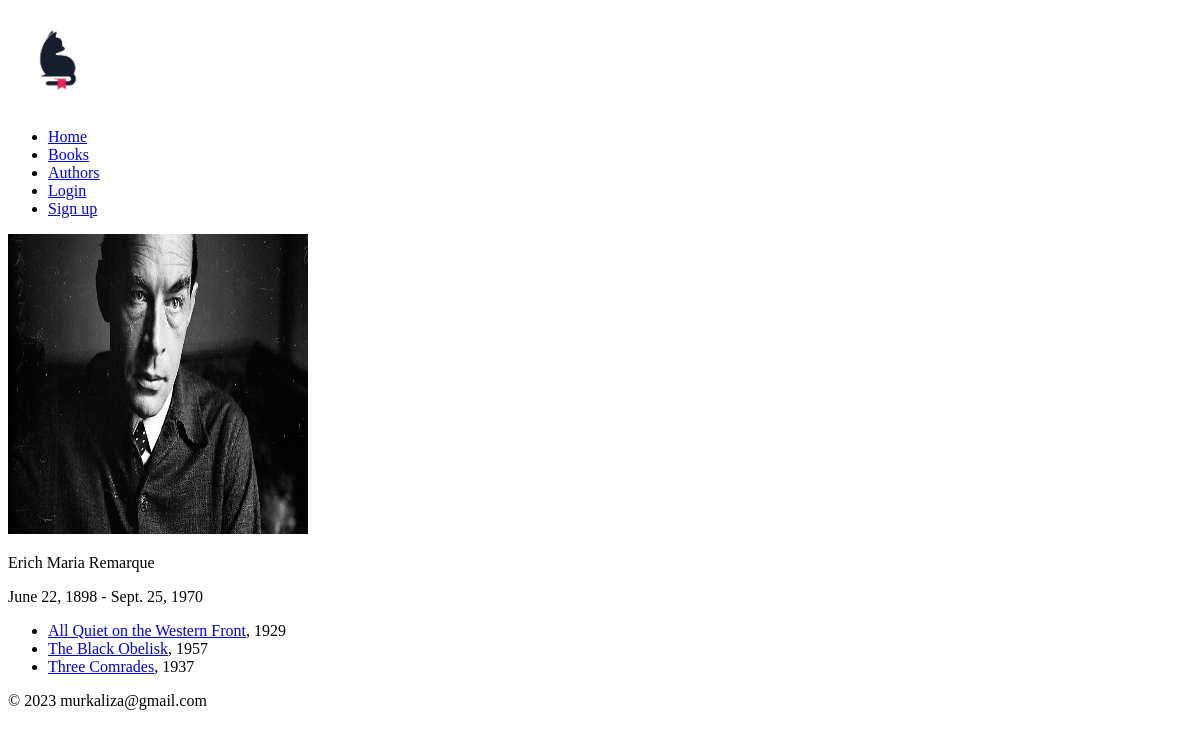
/authors/erich-maria-remarque, run on the app's committed database.
### authors/models.py (models this page shows, shortened)
class Author(BaseModel):
    slug = models.SlugField(max_length=250, unique=True)
    surname = models.CharField(max_length=250)
    name = models.CharField(max_length=250, blank=True)
    pen_name = models.CharField(max_length=250, blank=True)
    born = models.DateField(blank=True, null=True)
    died = models.DateField(blank=True, null=True)
    occupation = models.CharField(max_length=250, blank=True)
    citizenship = models.CharField(max_length=250, blank=True)
    biography = models.TextField(blank=True)
    class Meta:
        ordering = ['surname']
        indexes = [
            models.Index(fields=['surname']),
        ]

### books/models.py (models this page shows, shortened)
class Book(BaseModel):
    slug = models.SlugField(max_length=250, unique=True)
    title = models.CharField(max_length=250)
    finished = models.DateField(blank=True, null=True)
    author = models.ForeignKey(
        Author,
        on_delete=models.SET_NULL,
        blank=True, null=True,
        related_name='books'
    )
    class Meta:
        ordering = ['title']
        indexes = [
            models.Index(fields=['title']),
        ]

### authors/views.py (the view)
# urls.py: path('<slug:slug>', detail_view, name="detail"),
def detail_view(request, slug):
    template_name = 'authors/detail.html'
    author = Author.published.get(slug=slug)
    context = {
        'author': author,
    }
    return render(request, template_name, context)

### project/mixins/models.py (called while the page is built)
    def get_queryset(self):
        return super().get_queryset().filter(status=BaseModel.Status.PUBLISHED)

### templates/authors/detail.html (shortened to what this page needs)
{% extends 'index.html' %}
{% block content %}
<img class="author" src="/media/authors/placeholder.jpg" alt="placeholder" width="300" height="300">
<p>{{ author.name }} {{ author.surname }}</p>
{% if author.died is None %}
<p>{{ author.born }}</p>
{% else %}
<p>{{ author.born }} - {{ author.died }}</p>
{% endif %}
<ul>
{% for book in author.books.all %}
    <li><a href="{% url 'books:detail' book.slug %}">{{ book.title }}</a>, {{ book.finished|date:"Y" }}</li>
{% endfor %}
</ul>
{% endblock content %}

### assets/css/styles.css (style rules this page uses)
html, body { scroll-behavior: smooth; }

### data on the page
Author: name "Erich Maria", surname "Remarque", born "June 22, 1898", died "Sept. 25, 1970"
Book: title "All Quiet on the Western Front", finished "1929"
Book: title "The Black Obelisk", finished "1957"
Book: title "Three Comrades", finished "1937"
